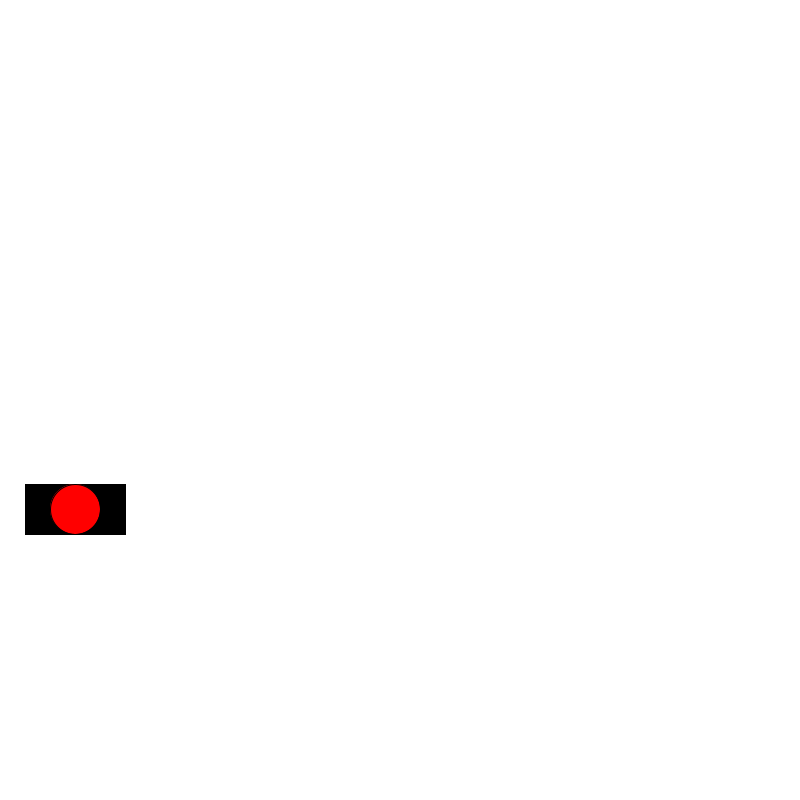
Frame 1 (no input)
Frame 60 (the mouse pressed at the canvas centre just before this capture): identical to frame 1, image omitted
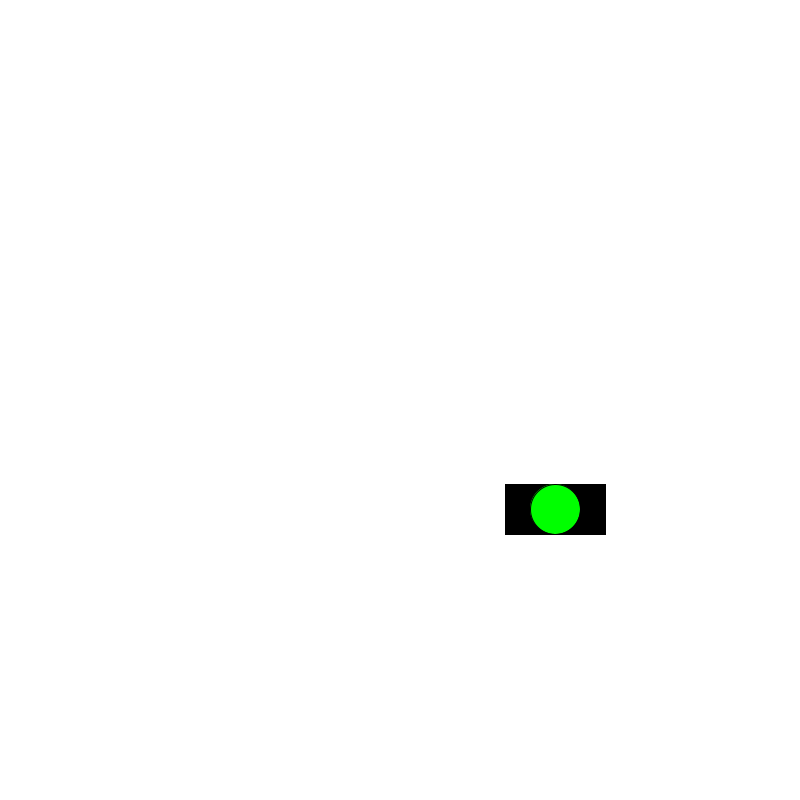
Frame 120 (the mouse held since frame 60 and released just before this capture)

The Processing sketch that drew these frames (run headless with seeded random() and noise(); from frame 60 on, the mouse is pressed at the canvas centre):

// Processing sketch: exeMotooor
// ── exeMotooor.pde
Carro c1;

void setup()

{
  size(800,800);
  c1 = new Carro(25, (int)random(height - 50), 100, 50 );


}

void draw()
{
  background(255);
  if(mousePressed)
  {
    c1.acelerar();
  
  } else
  {
    c1.desligar();
  
  }
  c1.atualiza();
  c1.desenha();
  


}

// ── Carro.pde
class Carro
{
  protected float x;
  protected float y;
  protected float largura;
  protected float altura;
  protected color cor;
  Motor m1;
  protected float velocidade;
  
  Carro(float x,float y, float largura, float altura)
  {
    color(random(255),random(255),random(255));
    m1 = new Motor(50);
    this.x = x;
    this.y = y;
    this.largura = largura;
    this.altura = altura;
  
  
  }
  
  public void acelerar()
  {
    m1.ligar();
    x += 8;
  
  
  }
  
  public void desligar()
  {
    m1.desligar();
  
  }
  
  public void desenha()
  {
    fill(cor);
    rect(x,y,largura,altura);
    m1.desenha(x + largura/2, y + altura/2);
  
  }

 


  
  public void brecar()
  {
   x -= 0; 
  }
  
  public void atualiza()
  {
    velocidade += x;
  }
  
  
  


}

// ── Motor.pde
class Motor
{
 protected float diametro;
 protected color cor;
  
  
  Motor(float diametro)
  {
    cor = color(255,0,0);
    this.diametro = diametro;
  
  }
  
  public void ligar()
  {
    cor = color(0,255,0);
  }
  
  public void desligar()
  {
    cor = color(255,0,0);
  
  }


   public void desenha(float x, float y)
   {
      fill(cor);
      ellipse(x, y, diametro, diametro);
   
   
   }

}
